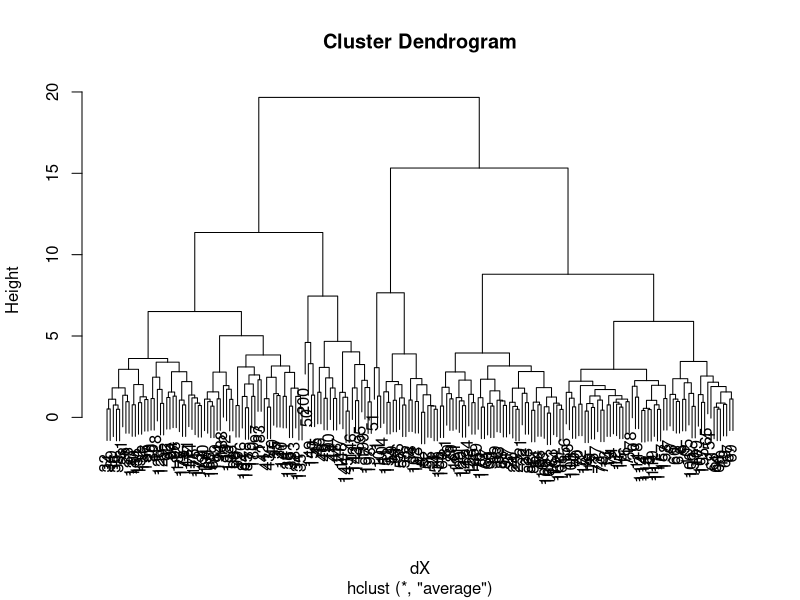
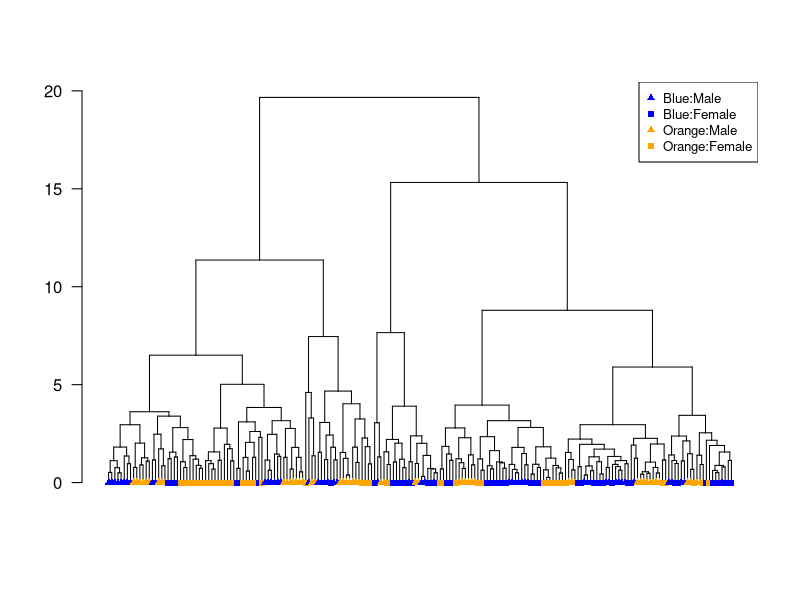
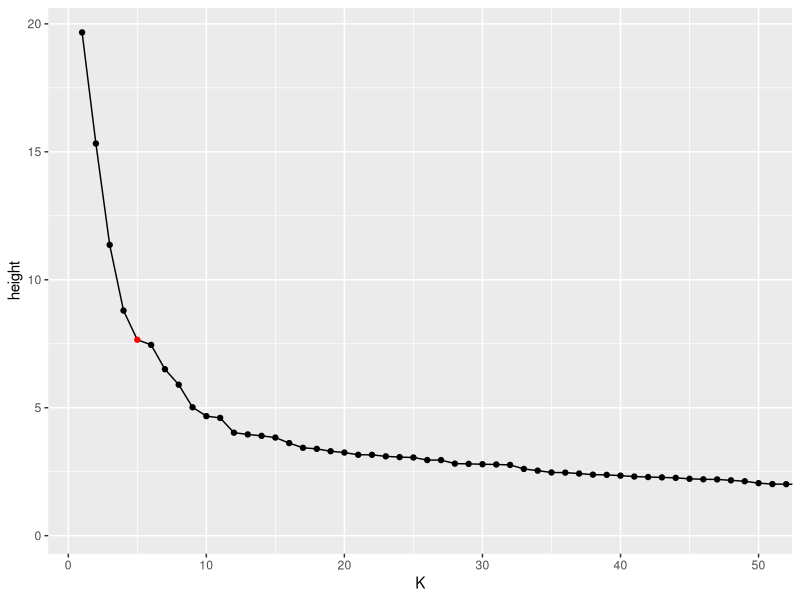
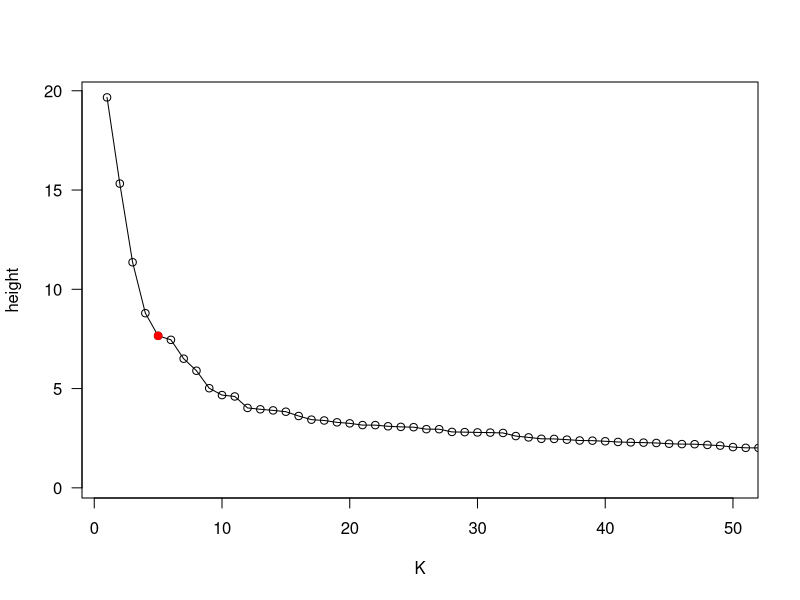
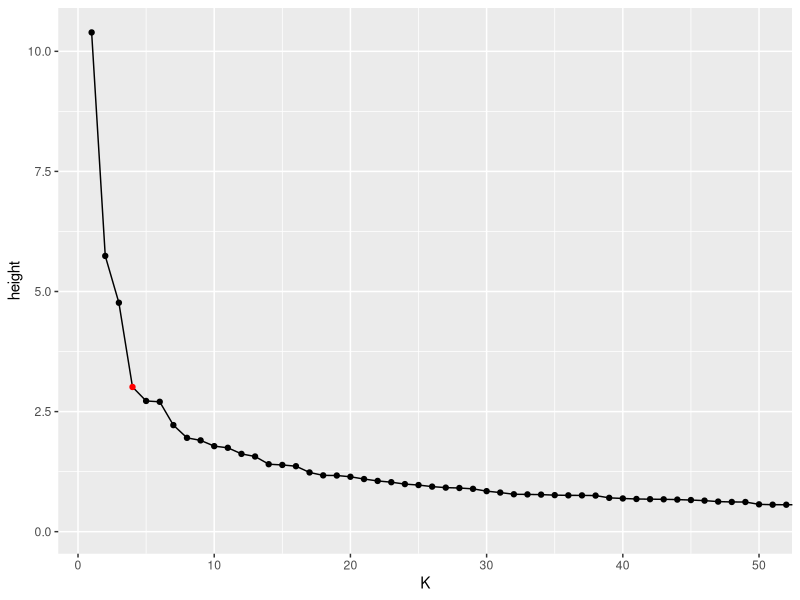
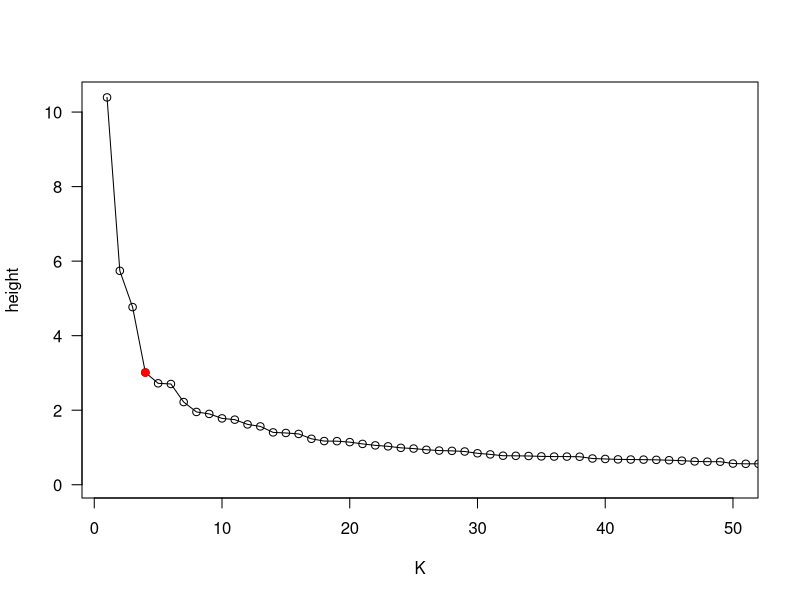
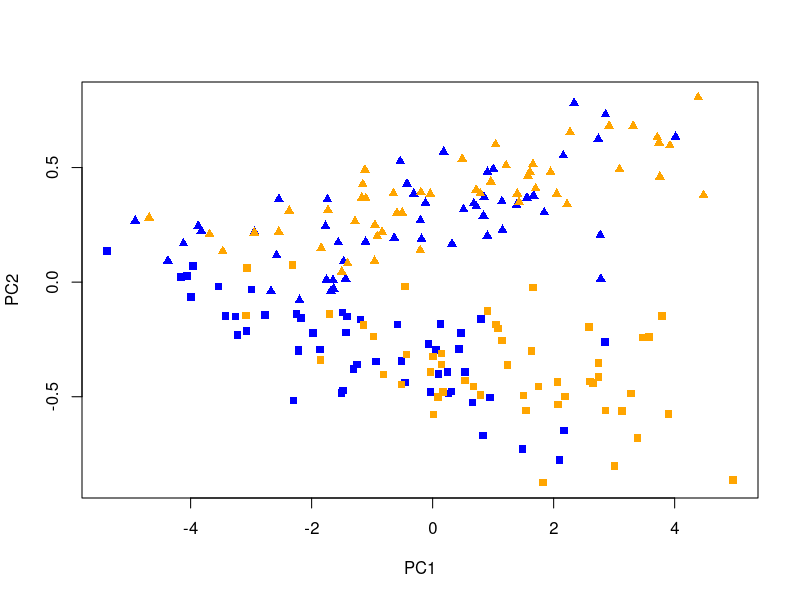
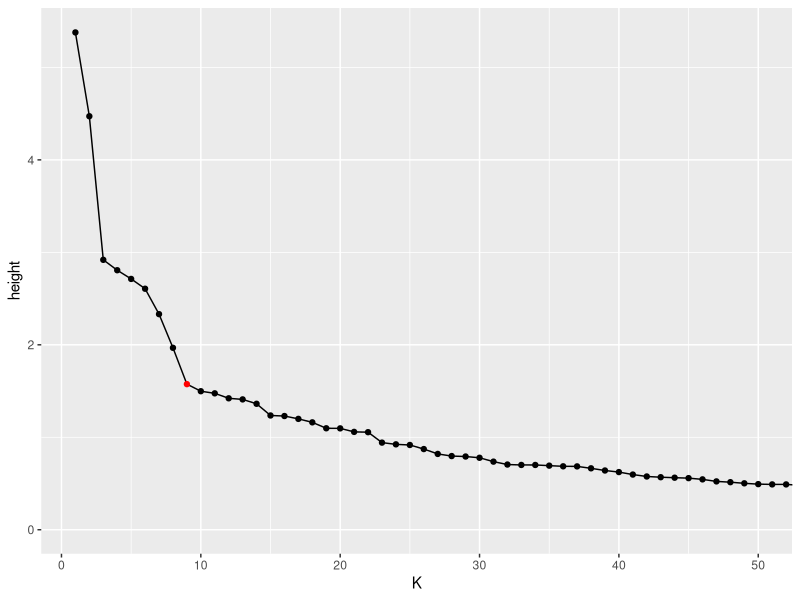

These charts were generated, in order, by the following R code:
#####################################################################
## R Code for clustering
## - See lecture: 06-clustering.pdf
## 
## Michael D. Porter
## Created: Feb 2019; Updated Oct 2020
## For: Data Mining (SYS-6018) at University of Virginia
## https://mdporter.github.io/SYS6018/
#####################################################################

#-- Install Required Packages
# library(MASS)       # only needed for the crabs data
library(mclust)       # for model-based clustering
library(broom)        # for tidy model output
library(tidyverse)    # load after MASS so dplyr::select() is not overwritten


#---------------------------------------------------------------------------#
#-- Load crabs data
#---------------------------------------------------------------------------#
crabs = MASS::crabs                               # get crabs data
crabsX = dplyr::select(crabs, FL, RW, CL, CW, BD) # extract features
crabsY = paste(crabs$sp, crabs$sex, sep=":")      # get true labels


#---------------------------------------------------------------------------#
#-- Hierarchical Clustering
#---------------------------------------------------------------------------#

#-- Calculate Distance (dissimilarity matrix)
dX = dist(crabsX, method="euclidean")  # calculate distance

#-- Run hierarchical clustering
hc = hclust(dX, method="average")      # average linkage

#-- Plot
plot(hc)     # basic plot

plot(as.dendrogram(hc), las=1, leaflab="none")
ord = hc$order                # order of x-axis
labels = crabsY[ord]
colors = ifelse(str_detect(labels, "B"), "blue", "orange")
shapes = ifelse(str_detect(labels, "M"), 17, 15)
n = nrow(crabsX)
points(1:n, rep(0, n), col=colors, pch=shapes, cex=.8)
legend("topright", c("Blue:Male", "Blue:Female", "Orange:Male", "Orange:Female"), 
       pch=c(17, 15, 17, 15), col=c("blue", "blue", "orange", "orange"), cex=.8)


#-- Guess number of clusters by height plot
# tidyverse
tibble(height = hc$height, K = row_number(-height)) %>% 
  ggplot(aes(K, height)) + 
  geom_line() + 
  geom_point(aes(color = ifelse(K == 5, "red", "black"))) + 
  scale_color_identity() + 
  coord_cartesian(xlim=c(1, 50))

# base R
n = length(hc$height)     # get number of merges
plot(n:1, hc$height, type='o', xlab="K", ylab="height", las=1, 
     xlim=c(1, 50))
points(5, hc$height[n-4], col="red", pch=19) # K=5

#-- Extract cluster membership
yhat = cutree(hc, k=5)     # cut so K=5
# yhat = cutree(hc, h=8.2) # cut at height of h=8.2

#-- Confusion Matrix
table(true=crabsY, est=yhat)



#-- Scaling
X2 = scale(crabsX)        # each column has mean=0, sd=1
apply(X2, 2, sd)
apply(X2, 2, mean)

dX2 = dist(scale(X2)) # new distance
hc2 = hclust(dX2, method="complete") # new hclust

# tidyverse
tibble(height = hc2$height, K = row_number(-height)) %>% 
  ggplot(aes(K, height)) + 
  geom_line() + 
  geom_point(aes(color = ifelse(K == 4, "red", "black"))) + 
  scale_color_identity() + 
  coord_cartesian(xlim=c(1, 50))

# base R
n = length(hc2$height)     # get number of merges
plot(n:1, hc2$height, type='o', xlab="K", ylab="height", las=1, 
     xlim=c(1, 50))
points(4, hc2$height[n-3], col="red", pch=19) # K=4

# confusion table
table(true=crabsY, est=cutree(hc2, k=4))



#-- PCA (transform X matrix)
X3 = prcomp(crabsX, scale=TRUE)$x[, 1:2]  # first 2 PC
plot(X3, 
     col = ifelse(str_detect(crabsY, "B"), "blue", "orange"),
     pch = ifelse(str_detect(crabsY, "M"), 17, 15))

dX3 = dist(scale(X3))                # new distance
hc3 = hclust(dX3, method="complete") # new hclust

# tidyverse
tibble(height = hc3$height, K = row_number(-height)) %>% 
  ggplot(aes(K, height)) + 
  geom_line() + 
  geom_point(aes(color = ifelse(K == 9, "red", "black"))) + 
  scale_color_identity() + 
  coord_cartesian(xlim=c(1, 50))

# base R
n = length(hc3$height)     # get number of merges
plot(n:1, hc3$height, type='o', xlab="K", ylab="height", las=1, 
     xlim=c(1, 50))
points(9, hc3$height[n-8], col="red", pch=19) # K=9

# confusion table
table(true=crabsY, est=cutree(hc3, k=9))



#---------------------------------------------------------------------------#
#-- K-means clustering: crabs
#---------------------------------------------------------------------------#

X = scale(crabsX)                         # scale crabs data

#-- Run kmeans for multiple K
Kmax = 20                                 # maximum K
SSE = numeric(Kmax)                       # initiate SSE vector
for(k in 1:Kmax){
  km = kmeans(X, centers=k, nstart=25)    # use 25 starts
  SSE[k] = km$tot.withinss                # get SSE
}

results = tibble(K = 1:Kmax, SSE = SSE)

#-- Plot results
plot(1:Kmax, SSE, type='b', las=1, xlab="K")

qplot(1:Kmax, SSE, geom="point", xlab="K")

results %>% ggplot(aes(K, SSE)) + 
  geom_point() + geom_line() +
  scale_x_continuous(breaks=seq(0, 100, by=2)) + 
  coord_cartesian(ylim=c(NA, 300))


#-- Plot 1-order differences (measures decrease in SSE if add one more to K)
dif_1 = SSE - lead(SSE)  # SSE(K) - SSE(K+1)
plot(dif_1, ylab="difference", xlab="K", las=1, 
     ylim=c(0, 50))

results %>% mutate(dif_1 = SSE - lead(SSE)) %>% 
  ggplot(aes(K, dif_1)) + geom_point() + geom_line() + 
  scale_x_continuous(breaks=seq(0, 100, by=2)) + 
  coord_cartesian(ylim=c(NA, 150))

#-- Plot linear (2nd) differences (measures deviance from a line)
dif_2 = SSE - 2*lead(SSE) + lead(SSE, 2)  # SSE(K) -2SSE(K+1) +SSE(K+2)
plot(dif_2, ylab="2nd difference", xlab="K", las=1, 
     ylim=c(0, 50))

results %>% mutate(dif_1 = SSE - lead(SSE),
                   dif_2 = dif_1 - lead(dif_1)
                   #dif_2 = SSE - 2*lead(SSE) + lead(SSE, n=2)
                   ) %>% 
  ggplot(aes(K, dif_2)) + geom_point() + geom_line() +  
  scale_x_continuous(breaks=seq(0, 100, by=2)) + 
  coord_cartesian(ylim=c(NA, 150))

#-- Evaluate to truth (both indicate K=5 isn't bad)
km = kmeans(X, centers=5, nstart=25)  # choose K=5
table(true=crabsY, est=km$cluster)




#---------------------------------------------------------------------------#
#-- K-means clustering: Old Faithful
#---------------------------------------------------------------------------#
oldf = datasets::faithful 

gg = ggplot(oldf, aes(eruptions, waiting)) + geom_point()
gg + labs(title = "Old Faithful")
gg + coord_fixed(xlim=c(-40, 40)) +
  labs(title = "Old Faithful: same aspect")


km = kmeans(oldf, centers=2, nstart=25)

#-- Unscaled Solution
broom::augment(km, oldf) %>% 
  ggplot(aes(eruptions, waiting, color=.cluster)) + geom_point() + 
  geom_point(data = tidy(km), aes(color=cluster), pch=15, size=4) + 
  scale_color_manual(values=c("black", "red"), guide=FALSE) + 
  labs(title="Unscaled")

broom::augment(km, oldf) %>% 
  ggplot(aes(eruptions, waiting, color=.cluster)) + geom_point() + 
  geom_point(data = tidy(km), aes(color=cluster), pch=15, size=4) + 
  scale_color_manual(values=c("black", "red"), guide=FALSE) + 
  coord_equal(xlim=c(-45, 45)) + 
  labs(title="Unscaled: same aspect")

#-- Scaled Solution
X2 = scale(oldf)
km2 = kmeans(X2, centers=2, nstart=25)

broom::augment(km2, X2) %>% 
  ggplot(aes(eruptions, waiting, color=.cluster)) + geom_point() + 
  geom_point(data = tidy(km2), aes(color=cluster), pch=15, size=4) + 
  scale_color_manual(values=c("black", "red"), guide=FALSE) + 
  labs(title="Scaled")

broom::augment(km2, X2) %>% 
  ggplot(aes(eruptions, waiting, color=.cluster)) + geom_point() + 
  geom_point(data = tidy(km2), aes(color=cluster), pch=15, size=4) + 
  scale_color_manual(values=c("black", "red"), guide=FALSE) + 
  coord_fixed() + 
  labs(title="Scaled: raw values")

#-- Tidy K-means with the broom package 
#   [tidy kmeans tutorial](https://www.tidymodels.org/learn/statistics/k-means/) for details.

library(broom) # for tidy(), augment(), glance()

#-- Scale data and implement kmeans
scaled_data = scale(crabsX)   # scale data
fit = kmeans(scaled_data, centers = 4, nstart = 100)  # run kmeans

# augment() adds the cluster labels to data
augment(fit, scaled_data)

# tidy() summarizes the info about each cluster
tidy(fit)

# glance() summarizes the info about the entire model
glance(fit)


#---------------------------------------------------------------------------#
#-- GMM Example: Old Faithful (Waiting Time)
# See interactive shiny example at: https://pasda.shinyapps.io/Old_Faithful/
#---------------------------------------------------------------------------#
#-- Load the Old Faithful data
oldf = datasets::faithful

#-- Make a ggplot object
pp = ggplot(oldf, aes(x=waiting)) + xlab("waiting time (min)")

#-- Function to calculate Gaussian mixture pdf
dnmix <- function(theta1, theta2, w=.5, x.seq=seq(-4, 4, length=100)){
  f1 = dnorm(x.seq, mean=theta1[1], sd=theta1[2])
  f2 = dnorm(x.seq, mean=theta2[1], sd=theta2[2])
  fmix = f1*w + f2*(1-w)
  return(fmix)
}

#-- Set parameters
theta1 = c(mu=50, sigma=10)       # parameters for component 1
theta2 = c(mu=90, sigma=5)        # parameters for component 2
w = .5                            # mixture weight

#-- Make data for plotting
x.seq = seq(40, 100, length=200)     # make sequence of x values
f = dnmix(theta1, theta2, w, x.seq)  # calculate the density at those values
data.mix = tibble(x.seq, f)          # make into a data frame/tibble

#-- Make plot
pp + 
  geom_histogram(binwidth = 1, aes(y=stat(density)), alpha=.5) + 
  geom_line(data=data.mix, aes(x=x.seq, y=f), color="blue", size=1.25) 


#---------------------------------------------------------------------------#
#-- Sampling from a two component univariate GMM
#---------------------------------------------------------------------------#

#-- Set parameters
theta1 = c(mu=50, sigma=10)       # parameters for component 1
theta2 = c(mu=90, sigma=5)        # parameters for component 2
w = c(.4, .6)                     # mixture weights (must sum to one)
n = 300                           # number of samples to draw
set.seed(2019)                    # set the random seed for replication

#-- (1) Draw the group labels
g = sample(c(1,2), size=n, replace=TRUE, prob=w)


#-- (2) Sample from the component densities
#   To avoid loops, generate n observations from each density and pick the
#   one according to group label. 
X = ifelse(g == 1, 
           rnorm(n, mean=theta1[1], sd=theta1[2]), 
           rnorm(n, mean=theta2[1], sd=theta2[2]))

qplot(X, bins = 50, geom="histogram")
hist(X, breaks=50)


#---------------------------------------------------------------------------#
#-- GMM clustering: Old Faithful
#---------------------------------------------------------------------------#
library(mixtools)

X = datasets::faithful 

#-- Fit K=2 component mixture model
GMM = mixtools::mvnormalmixEM(X, k=2)  # use mvnormalmixEM()
(w = GMM$lambda)           # estimated weights
(mu = GMM$mu)              # estimate means
(Sigma = GMM$sigma)        # estimated covariance matrix
sapply(Sigma, det)         # determinant

#-- Plot 95% contour
plot(GMM, whichplots = 2, alpha=.05) # 95% is 1-alpha


#---------------------------------------------------------------------------#
#-- MBC clustering: Old Faithful
#---------------------------------------------------------------------------#
# Use the mclust package to help search across all K's
library(mclust)
mix = Mclust(X)
summary(mix)   # finds 3 clusters

plot(mix, what="BIC")  
plot(mix, what="classification")
plot(mix, what="uncertainty")  
plot(mix, what="density")  

#-- get parameters
summary(mix, parameters=TRUE)

#-- More detailed analysis: see https://www.stat.washington.edu/sites/default/files/files/reports/2012/tr597.pdf
faithfulBIC = mclustBIC(X)
faithfulSummary  = summary(faithfulBIC, data=X)
faithfulSummary

plot(faithfulBIC, G=1:7, 
     ylim=c(-2500,-2300), legendArgs=list(x="bottomright",ncol=5))

#-- tidy eval (using broom package)
library(broom) # for augment(), tidy(), glance()

# augment() adds MAP class label and associated probability
augment(mix, X)

# tidy() summarizes each component (but no var-cov matrix yet)
tidy(mix)

# glance() summarizes the best model
glance(mix)
